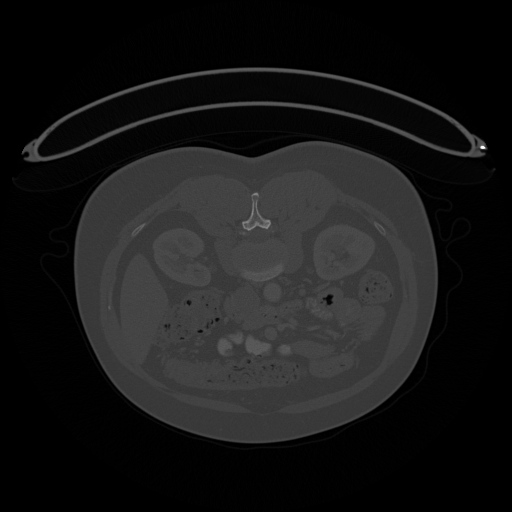
#> input picture exercises/exam/data/Abdominal/1-166.dcm, 512 x 512 px; the run also reads 1 picture not shown here
$ python ex23spring.py
#> lines starting #> are read from the running program, lines starting #| are printed output that depends on the picture; after the words box and inside, x2 and y2 are one past the last pixel; in counts of white or black regions, pixels touching at a corner belong together; pictures that were not available may be replaced by others from this repository, and a replacement may not be noted
import matplotlib.pyplot as plt
import numpy as np
import pydicom as dicom
from skimage.morphology import erosion, dilation, binary_closing, binary_opening
from skimage.morphology import disk
from skimage.morphology import square
from skimage.filters import median
from scipy.stats import norm
from skimage import color, io, measure, img_as_ubyte, img_as_float
from skimage.filters import threshold_otsu
from scipy.spatial import distance
from skimage.transform import rotate
from skimage.transform import SimilarityTransform
from skimage.transform import EuclideanTransform
from skimage.transform import warp
from skimage.transform import matrix_transform
import glob
from sklearn.decomposition import PCA
import random
from skimage.filters import prewitt_h
from skimage.filters import prewitt_v
#import SimpleITK as sitk

from skimage import io, color, morphology
from skimage.morphology import erosion, dilation, opening, closing, disk
from skimage.util import img_as_float, img_as_ubyte
import matplotlib.pyplot as plt
import numpy as np
import math
from skimage.color import rgb2gray
from skimage.color import rgb2hsv
from skimage.filters import threshold_otsu
from skimage import segmentation
from skimage import measure
from skimage.color import label2rgb
from skimage.filters import median
from skimage.filters import gaussian
from skimage.filters import prewitt_h
from skimage.filters import prewitt_v
from skimage.filters import prewitt
import seaborn as sns

import pandas as pd

# [15 lines left out: function histogram_stretch, not called in this run]


def ex1():
    in_dir = "data/Abdominal/"
    ct = dicom.read_file(in_dir + '1-166.dcm')
    img = ct.pixel_array
#> img is the input picture: shape (512, 512) int16; min -1024, max 3069, mean -635.8
    #load KidneyRoi_r.png
    kidney_roi = io.imread(in_dir + 'KidneyRoi_r.png')
    kidney_mask = kidney_roi > 0
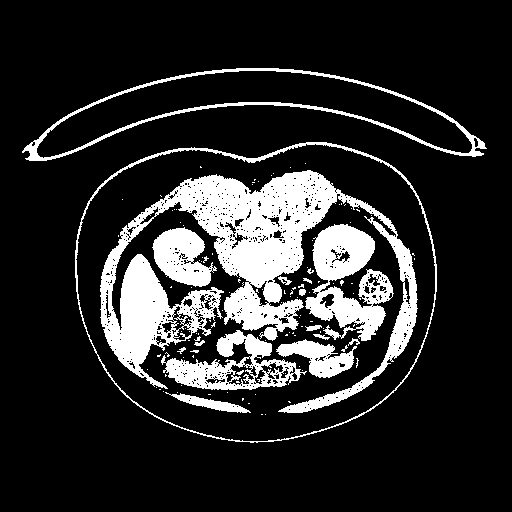
#> kidney_mask: shape (512, 512) bool; 16.7% white; 126 white regions (108 under 20 px), largest, box (x1, y1, x2, y2) and area: (100, 170, 418, 413) 24143, (305, 224, 394, 341) 5395, (161, 330, 307, 390) 3414
    kidney_values = img[kidney_mask]
    (mu_kidney, std_kidney) = norm.fit(kidney_values)
#> mu_kidney = 94.12; std_kidney = 110.6
    print(f"Kidney: Average {mu_kidney:.0f} standard deviation {std_kidney:.0f}")
#| Kidney: Average 94 standard deviation 111

    #load left kidney
    left_kidney = io.imread(in_dir + 'KidneyRoi_l.png')
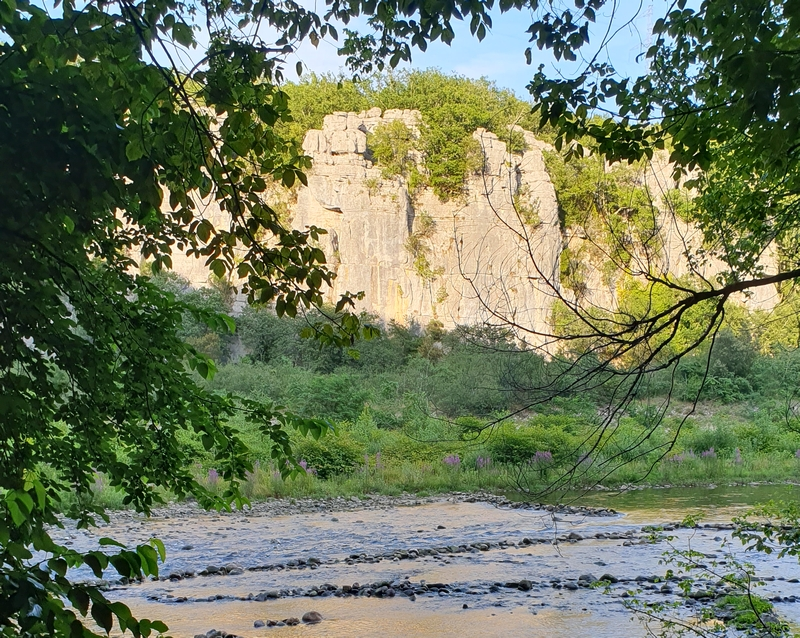
#> input picture exercises/exam/data/ardeche_river.jpg, 800 x 638 px, given in place of KidneyRoi_l.png, which was not available
#> left_kidney is the input picture: shape (638, 800, 3); mean R, G, B 111, 121.7, 93.6
    left_kidney_mask = left_kidney > 0
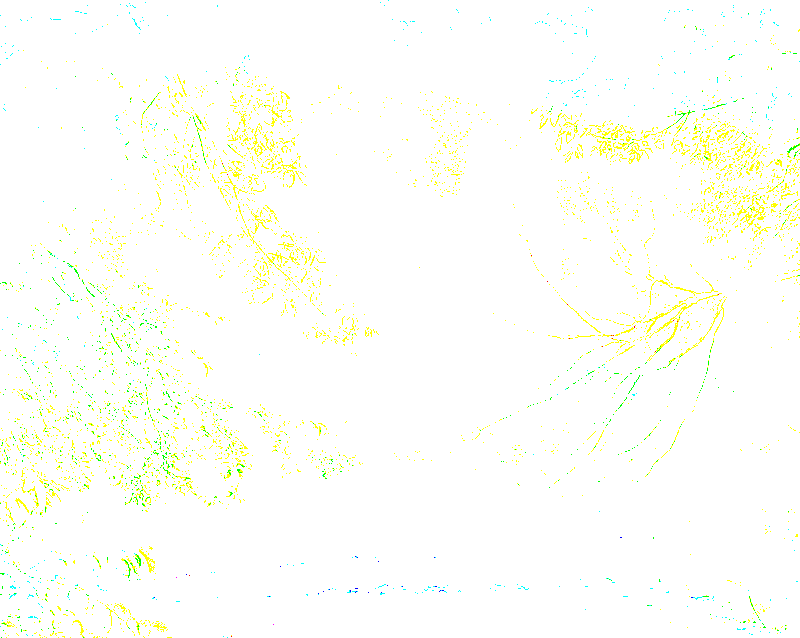
#> left_kidney_mask: shape (638, 800, 3) bool; mean R, G, B 0.995, 1, 0.972
#> (the run stopped early here; a loop or call above may not have finished)
